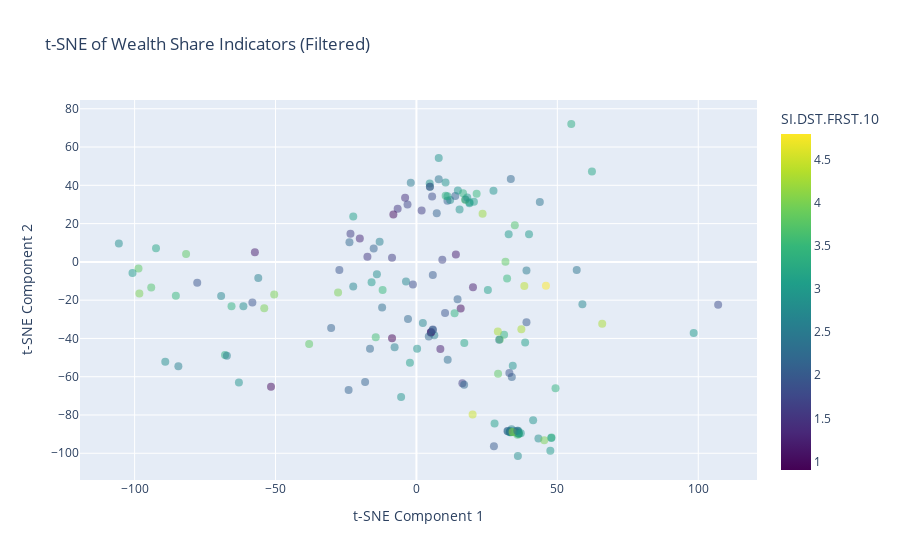

Notebook code cell kept with this figure:
### Markdown cell above
## 14. Group Data by Country (Last Record) - Bottom 10% Income Share

### Code cell
color_column = target_bottom

# Filter out rows with NaN values in the color_column, optionally group by 'Country Name'
# to get the last entry for each country
tsne_df_filtered = tsne_df.dropna(subset=[color_column])
tsne_df_filtered = tsne_df_filtered.groupby('Country Name').last().reset_index()

# Plot the filtered data
fig = px.scatter(
    tsne_df_filtered,
    x='t-SNE Component 1',
    y='t-SNE Component 2',
    color=color_column,
    color_continuous_scale='viridis',
    opacity=0.5,
    hover_data=['Country Name'],
    title='t-SNE of Wealth Share Indicators (Filtered)',
    labels={
        't-SNE Component 1': 't-SNE Component 1',
        't-SNE Component 2': 't-SNE Component 2',
        color_column: color_column
    }
)
fig.update_traces(marker=dict(size=8))
fig.update_layout(coloraxis_colorbar=dict(title=color_column))
os.makedirs('output/tsne', exist_ok=True)
fig.write_html('output/tsne/tsne_plot_bottom10_last_record_by_country.html', include_plotlyjs='cdn')
fig.show()

### Figure 1 — Plotly figure (JSON) as saved in the notebook; plotly's stock layout.template omitted (floating-point values rounded to 4 significant figures; data arrays with more than 128 entries replaced by an {"elided": "..."} marker saying what was removed)
{"data": [{"customdata": {"elided": "169x1 str values"}, "hovertemplate": "t-SNE Component 1=%{x}<br>t-SNE Component 2=%{y}<br>Country Name=%{customdata[0]}<br>SI.DST.FRST.10=%{marker.color}<extra></extra>", "legendgroup": "", "marker": {"color": {"elided": "169 float values"}, "coloraxis": "coloraxis", "opacity": 0.5, "size": 8, "symbol": "circle"}, "mode": "markers", "name": "", "orientation": "v", "showlegend": false, "type": "scatter", "x": {"elided": "169 float values"}, "xaxis": "x", "y": {"elided": "169 float values"}, "yaxis": "y"}], "layout": {"coloraxis": {"colorbar": {"title": {"text": "SI.DST.FRST.10"}}, "colorscale": [[0, "#440154"], [0.1111, "#482878"], [0.2222, "#3e4989"], [0.3333, "#31688e"], [0.4444, "#26828e"], [0.5556, "#1f9e89"], [0.6667, "#35b779"], [0.7778, "#6ece58"], [0.8889, "#b5de2b"], [1, "#fde725"]]}, "legend": {"tracegroupgap": 0}, "title": {"text": "t-SNE of Wealth Share Indicators (Filtered)"}, "xaxis": {"anchor": "y", "domain": [0, 1], "title": {"text": "t-SNE Component 1"}}, "yaxis": {"anchor": "x", "domain": [0, 1], "title": {"text": "t-SNE Component 2"}}}}
